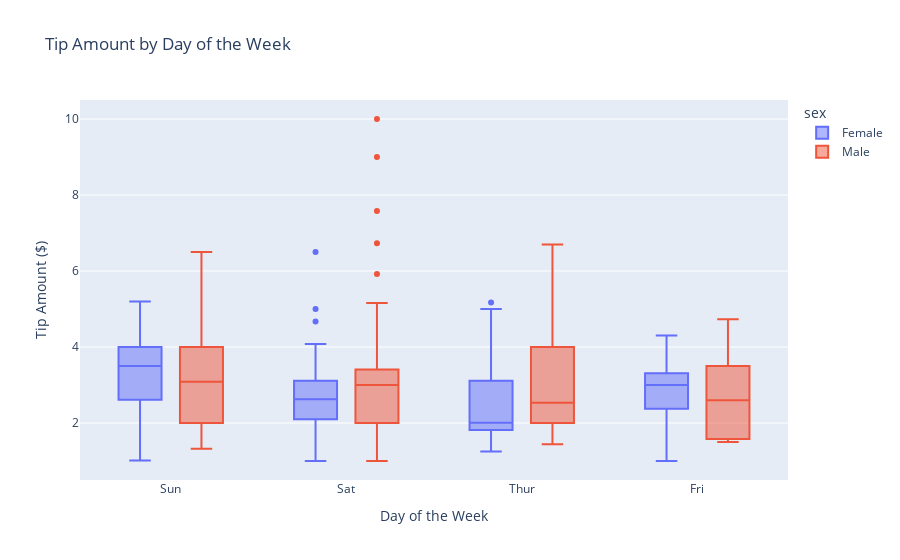

This figure's notebook cell:
### Markdown cell above
---

**6. Інтерактивний box plot: чайові за днями та статтю**

Створіть інтерактивний box plot для чайових за днями тижня з розбивкою за кольором по статі.

### Code cell
fig_box = px.box(
    dataset, 
    x='day', 
    y='tip', 
    color='sex', 
    title='Tip Amount by Day of the Week',
    labels={'day':'Day of the Week', 'tip':'Tip Amount ($)'}
    )
fig_box.show();

### Figure 1 — Plotly figure (JSON) as saved in the notebook; plotly's stock layout.template omitted (floating-point values rounded to 4 significant figures; data arrays with more than 128 entries replaced by an {"elided": "..."} marker saying what was removed)
{"data": [{"alignmentgroup": "True", "hovertemplate": "sex=Female<br>Day of the Week=%{x}<br>Tip Amount ($)=%{y}<extra></extra>", "legendgroup": "Female", "marker": {"color": "#636efa"}, "name": "Female", "notched": false, "offsetgroup": "Female", "orientation": "v", "showlegend": true, "type": "box", "x": ["Sun", "Sun", "Sun", "Sun", "Sun", "Sun", "Sat", "Sat", "Sat", "Sat", "Sat", "Sat", "Sun", "Sun", "Sat", "Sat", "Sat", "Sat", "Sat", "Sat", "Sat", "Thur", "Thur", "Fri", "Fri", "Fri", "Fri", "Fri", "Sat", "Sat", "Sat", "Sat", "Sat", "Sun", "Sun", "Thur", "Thur", "Thur", "Thur", "Thur", "Thur", "Thur", "Thur", "Thur", "Thur", "Thur", "Thur", "Thur", "Thur", "Thur", "Thur", "Thur", "Thur", "Thur", "Thur", "Thur", "Thur", "Sun", "Sun", "Sun", "Sun", "Sun", "Sat", "Sat", "Sun", "Sun", "Sun", "Thur", "Thur", "Thur", "Thur", "Thur", "Thur", "Thur", "Sat", "Sat", "Sat", "Sat", "Sat", "Fri", "Fri", "Fri", "Fri", "Sat", "Sat", "Sat", "Thur"], "x0": " ", "xaxis": "x", "y": [1.01, 3.61, 5, 3.02, 1.67, 3.5, 2.75, 2.23, 3, 3, 2.45, 3.07, 2.6, 5.2, 1.5, 2.47, 1, 3, 3.14, 5, 2.2, 1.83, 5.17, 1, 4.3, 3.25, 2.5, 3, 2.5, 3.48, 4.08, 4, 1, 4, 3.5, 1.5, 1.8, 2.92, 1.68, 2.52, 4.2, 2, 2, 2.83, 1.5, 2, 3.25, 1.25, 2, 2, 2.75, 3.5, 5, 2.3, 1.5, 1.36, 1.63, 5.14, 3.75, 2.61, 2, 3, 1.61, 2, 4, 3.5, 3.5, 4.19, 5, 2, 2.01, 2, 2.5, 3.23, 2.23, 2.5, 6.5, 1.1, 3.09, 3.48, 3, 2.5, 2, 2.88, 4.67, 2, 3], "y0": " ", "yaxis": "y"}, {"alignmentgroup": "True", "hovertemplate": "sex=Male<br>Day of the Week=%{x}<br>Tip Amount ($)=%{y}<extra></extra>", "legendgroup": "Male", "marker": {"color": "#EF553B"}, "name": "Male", "notched": false, "offsetgroup": "Male", "orientation": "v", "showlegend": true, "type": "box", "x": {"elided": "157 str values"}, "x0": " ", "xaxis": "x", "y": {"elided": "157 float values"}, "y0": " ", "yaxis": "y"}], "layout": {"boxmode": "group", "legend": {"title": {"text": "sex"}, "tracegroupgap": 0}, "title": {"text": "Tip Amount by Day of the Week"}, "xaxis": {"anchor": "y", "domain": [0, 1], "title": {"text": "Day of the Week"}}, "yaxis": {"anchor": "x", "domain": [0, 1], "title": {"text": "Tip Amount ($)"}}}}
